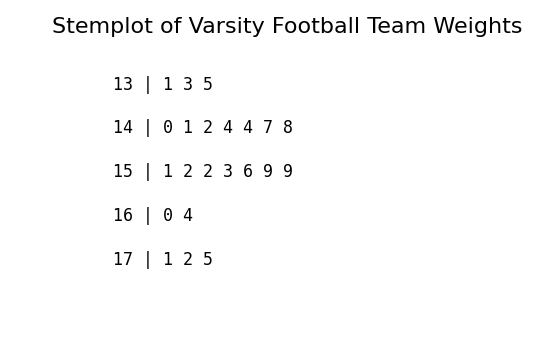

Here is the Python script that generated this plot:
import matplotlib.pyplot as plt
import pandas as pd

# List of weights
weights = [144, 152, 142, 151, 160, 152, 131, 164, 141, 153, 140, 144, 175, 156, 147, 133, 172, 159, 135, 159, 148, 171]

# Create a pandas DataFrame
df = pd.DataFrame(weights, columns=["Weight"])

# Extract stems and leaves
df["Stem"] = df["Weight"] // 10
df["Leaf"] = df["Weight"] % 10

# Group by Stem and collect leaves
stemplot_data = df.groupby("Stem")["Leaf"].apply(lambda x: sorted(x)).reset_index()

# Function to plot stemplot
def plot_stemplot(data):
    fig, ax = plt.subplots(figsize=(8, 6))
    ax.set_title("Stemplot of Varsity Football Team Weights", fontsize=16)
    
    # Hide axes
    ax.axis("off")
    
    # Plot stems and leaves
    for i, row in data.iterrows():
        stem = row["Stem"]
        leaves = " ".join(map(str, row["Leaf"]))  # Convert leaves to a space-separated string
        ax.text(0.1, i, f"{stem} | {leaves}", fontsize=12, fontfamily='monospace', verticalalignment='center')
    
    # Adjust y-axis limits to ensure all rows are visible
    ax.set_ylim(len(data), -1)
    
    plt.show()

# Plot the stemplot
plot_stemplot(stemplot_data)
